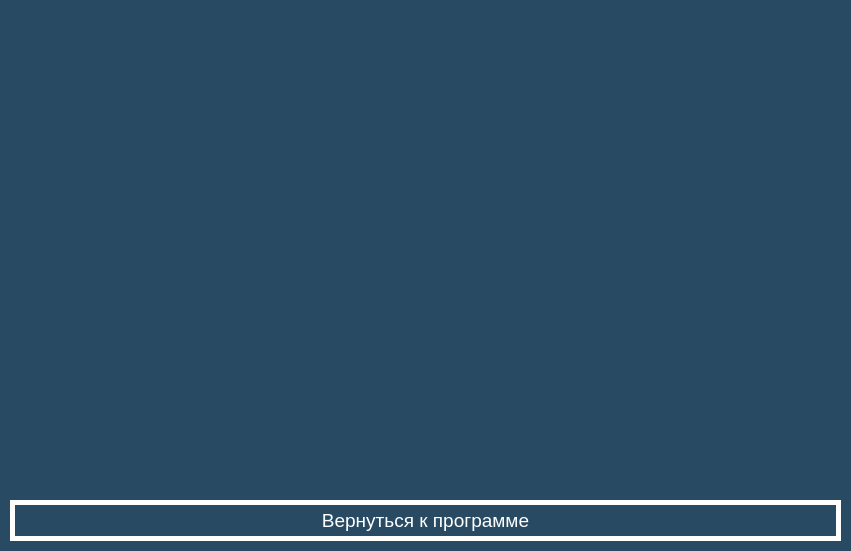
<?xml version="1.0" encoding="UTF-8"?>
<ui version="4.0">
 <class>Info</class>
 <widget class="QWidget" name="Info">
  <property name="geometry">
   <rect>
    <x>0</x>
    <y>0</y>
    <width>851</width>
    <height>551</height>
   </rect>
  </property>
  <property name="minimumSize">
   <size>
    <width>851</width>
    <height>521</height>
   </size>
  </property>
  <property name="maximumSize">
   <size>
    <width>851</width>
    <height>551</height>
   </size>
  </property>
  <property name="windowTitle">
   <string>Лицензия, разработчик</string>
  </property>
  <property name="styleSheet">
   <string notr="true">QWidget#Info {

	background-color: #284B63;
}</string>
  </property>
  <widget class="QPushButton" name="exitButton">
   <property name="geometry">
    <rect>
     <x>10</x>
     <y>500</y>
     <width>831</width>
     <height>41</height>
    </rect>
   </property>
   <property name="font">
    <font>
     <pointsize>14</pointsize>
    </font>
   </property>
   <property name="styleSheet">
    <string notr="true">QPushButton#exitButton {

	background-color: #284B63;
	color: #FFFFFF;
	border: 5px solid #FFFFFF;
}
QPushButton#exitButton:hover {

	background-color: #FFFFFF;
	color: #1A3344;
	border: 5px solid #1A3344;
}
QPushButton#exitButton:pressed {

	background-color: #DB1921;
	color: #FFFFFF;
	border: 5px solid #1A3344;
}
</string>
   </property>
   <property name="text">
    <string>Вернуться к программе</string>
   </property>
  </widget>
  <widget class="QTextEdit" name="textBlock">
   <property name="geometry">
    <rect>
     <x>10</x>
     <y>10</y>
     <width>831</width>
     <height>481</height>
    </rect>
   </property>
   <property name="font">
    <font>
     <pointsize>18</pointsize>
    </font>
   </property>
   <property name="styleSheet">
    <string notr="true">QTextEdit#textBlock {

	background-color: #284B63;
	color: #FFFFFF;
	border: 0px solid #FFFFFF;
}</string>
   </property>
  </widget>
 </widget>
 <resources/>
 <connections/>
</ui>
